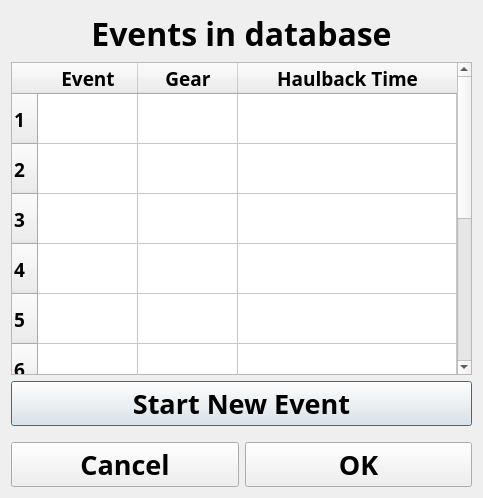
<?xml version="1.0" encoding="UTF-8"?>
<ui version="4.0">
 <class>eventselDlg</class>
 <widget class="QDialog" name="eventselDlg">
  <property name="geometry">
   <rect>
    <x>0</x>
    <y>0</y>
    <width>483</width>
    <height>498</height>
   </rect>
  </property>
  <property name="windowTitle">
   <string>Event Selection</string>
  </property>
  <layout class="QVBoxLayout" name="verticalLayout_2">
   <item>
    <layout class="QVBoxLayout" name="verticalLayout">
     <item>
      <widget class="QLabel" name="label">
       <property name="font">
        <font>
         <family>Arial Black</family>
         <pointsize>24</pointsize>
         <bold>true</bold>
        </font>
       </property>
       <property name="text">
        <string>Events in database</string>
       </property>
       <property name="alignment">
        <set>Qt::AlignCenter</set>
       </property>
      </widget>
     </item>
     <item>
      <widget class="QTableWidget" name="eventTable">
       <property name="maximumSize">
        <size>
         <width>16777215</width>
         <height>350</height>
        </size>
       </property>
       <property name="font">
        <font>
         <family>Arial Black</family>
         <pointsize>14</pointsize>
         <bold>true</bold>
        </font>
       </property>
       <property name="verticalScrollBarPolicy">
        <enum>Qt::ScrollBarAsNeeded</enum>
       </property>
       <property name="sizeAdjustPolicy">
        <enum>QAbstractScrollArea::AdjustIgnored</enum>
       </property>
       <property name="selectionBehavior">
        <enum>QAbstractItemView::SelectRows</enum>
       </property>
       <property name="textElideMode">
        <enum>Qt::ElideMiddle</enum>
       </property>
       <property name="rowCount">
        <number>10</number>
       </property>
       <property name="columnCount">
        <number>3</number>
       </property>
       <attribute name="horizontalHeaderCascadingSectionResizes">
        <bool>true</bool>
       </attribute>
       <attribute name="horizontalHeaderMinimumSectionSize">
        <number>75</number>
       </attribute>
       <attribute name="horizontalHeaderShowSortIndicator" stdset="0">
        <bool>false</bool>
       </attribute>
       <attribute name="horizontalHeaderStretchLastSection">
        <bool>true</bool>
       </attribute>
       <attribute name="verticalHeaderMinimumSectionSize">
        <number>50</number>
       </attribute>
       <attribute name="verticalHeaderDefaultSectionSize">
        <number>50</number>
       </attribute>
       <row/>
       <row/>
       <row/>
       <row/>
       <row/>
       <row/>
       <row/>
       <row/>
       <row/>
       <row/>
       <column>
        <property name="text">
         <string>Event</string>
        </property>
       </column>
       <column>
        <property name="text">
         <string>Gear</string>
        </property>
       </column>
       <column>
        <property name="text">
         <string>Haulback Time</string>
        </property>
       </column>
      </widget>
     </item>
     <item>
      <widget class="QPushButton" name="newEventBtn">
       <property name="minimumSize">
        <size>
         <width>0</width>
         <height>41</height>
        </size>
       </property>
       <property name="font">
        <font>
         <family>Arial Black</family>
         <pointsize>20</pointsize>
         <bold>true</bold>
        </font>
       </property>
       <property name="text">
        <string>Start New Event</string>
       </property>
      </widget>
     </item>
     <item>
      <layout class="QHBoxLayout" name="horizontalLayout">
       <property name="topMargin">
        <number>10</number>
       </property>
       <item>
        <widget class="QPushButton" name="cancelBtn">
         <property name="minimumSize">
          <size>
           <width>0</width>
           <height>41</height>
          </size>
         </property>
         <property name="font">
          <font>
           <family>Arial Black</family>
           <pointsize>20</pointsize>
           <bold>true</bold>
          </font>
         </property>
         <property name="text">
          <string>Cancel</string>
         </property>
        </widget>
       </item>
       <item>
        <widget class="QPushButton" name="okBtn">
         <property name="minimumSize">
          <size>
           <width>0</width>
           <height>41</height>
          </size>
         </property>
         <property name="font">
          <font>
           <family>Arial Black</family>
           <pointsize>20</pointsize>
           <bold>true</bold>
          </font>
         </property>
         <property name="text">
          <string>OK</string>
         </property>
        </widget>
       </item>
      </layout>
     </item>
    </layout>
   </item>
  </layout>
 </widget>
 <resources/>
 <connections/>
</ui>
